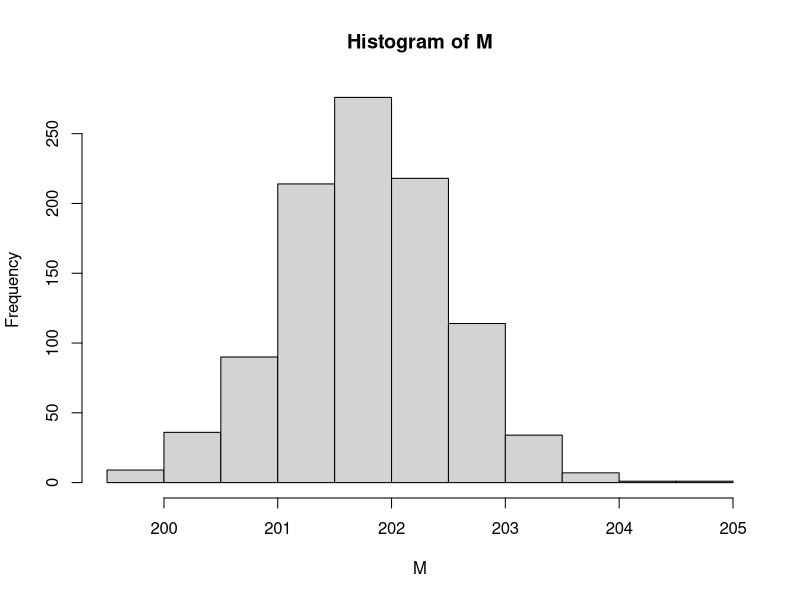
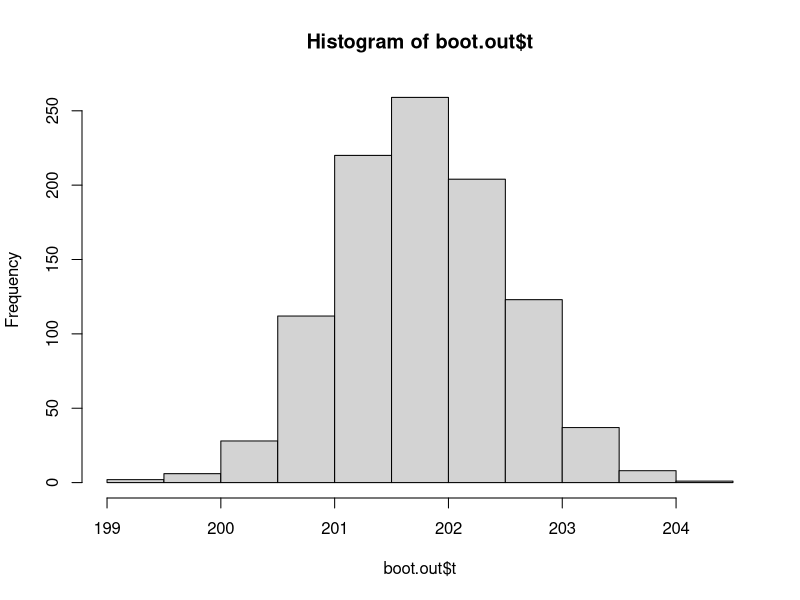
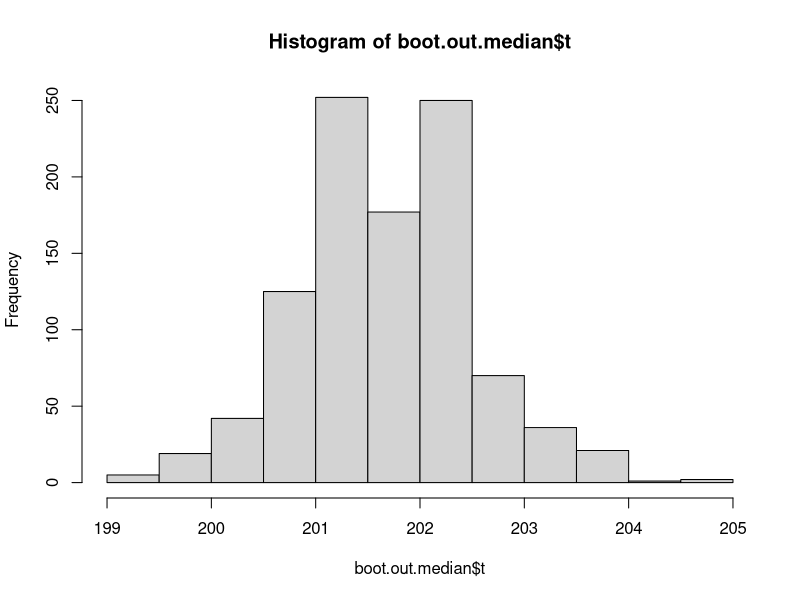

R code for these plots, in order:
library(boot)
?nodal
summary(nodal)
nodal.glm = glm(r ~ aged + stage + grade + xray + acid,
                family = binomial, data = nodal)
summary(nodal.glm)
glm.predict = rep(0,nrow(nodal))
glm.probs = rep(0,nrow(nodal))
for (i in 1:nrow(nodal)) {
  glm.probs[i] = predict(glm(r ~ stage + xray + acid,
                             family = binomial,
                             data = nodal[-i,]),
                         nodal[i,],type = "response")
}
glm.predict[glm.probs >0.5] = 1
(mse = mean(abs(nodal$r - glm.predict)))

#Using the cv.glm function
cost = function(r, pi = 0) mean(abs(r - pi) > 0.5) #creating the cost function

nodal.glm = glm(r ~ stage + xray + acid, family = binomial,
                data = nodal)
(cv.err = cv.glm(nodal,nodal.glm,cost)$delta[1])
(cv.11.err = cv.glm(nodal,nodal.glm,cost,K = 11)$delta)

#Bootstrap example
temp = c(202.2, 203.4, 200.5, 202.5, 206.3, 198.0, 203.7, 200.8, 201.3, 199.0)
#Resample
B = 1000 #number of resamples
M = NA #vector of the 1000 means
for (i in 1:B) {
  x = sample(temp,length(temp),replace = T)
  M[i] = mean(x)
}
x #last sample in the for loop
mean(x) #mean of the last sample
mean(M) #mean of the 1000 resampled means
sd(M) #estmiated standard error of the mean
hist(M)

#Using the boot function
#libarary(boot)
mean.fun = function(dat,idx) mean(dat[idx],na.rm = TRUE)
boot.out = boot(data = temp, statistic = mean.fun,R = 1000)
boot.out
mean(boot.out$t)
hist(boot.out$t)

#Estimating the median
median(temp)
median.fun = function(dat,idx) median(dat[idx],na.rm = TRUE)
boot.out.median = boot(data = temp, statistic = median.fun,R = 1000)
boot.out.median
mean(boot.out.median$t)
hist(boot.out.median$t)
